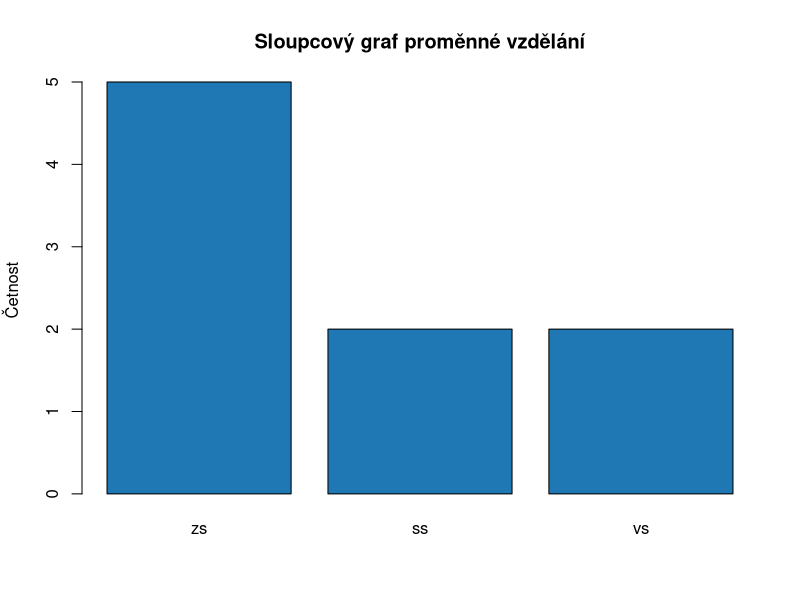
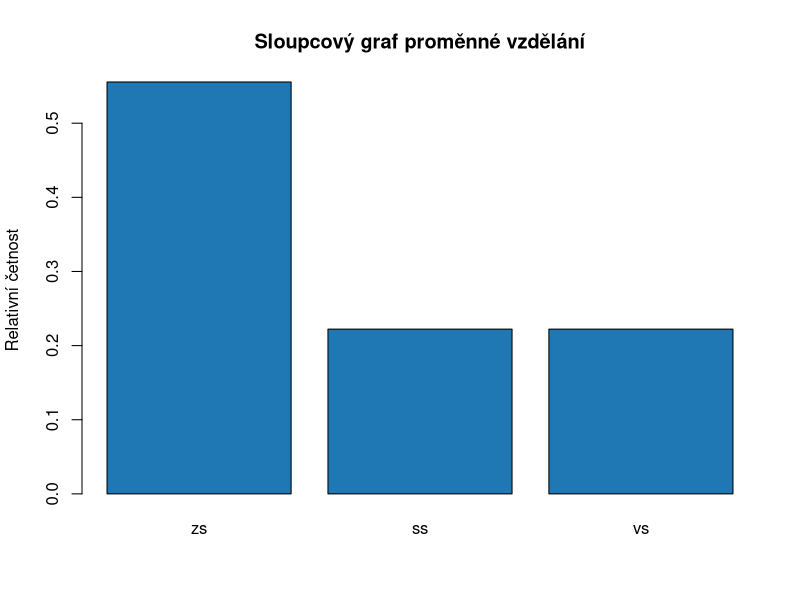
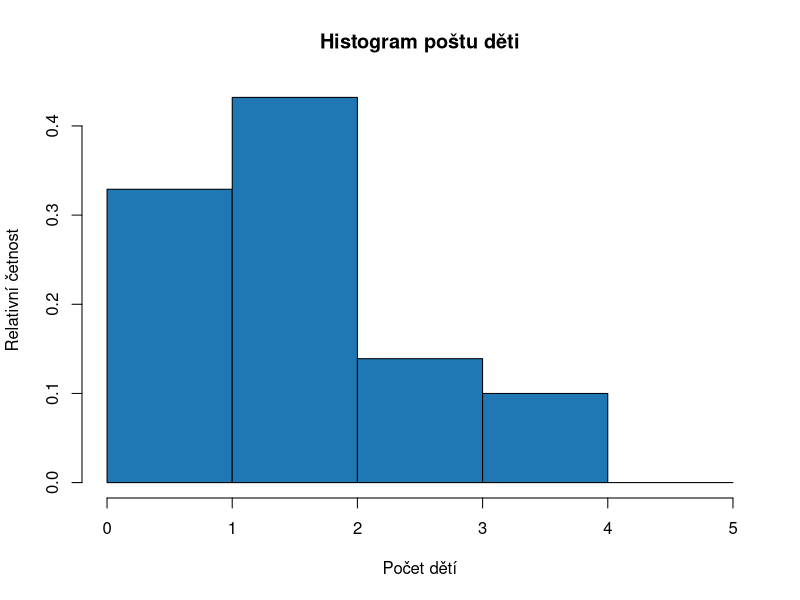
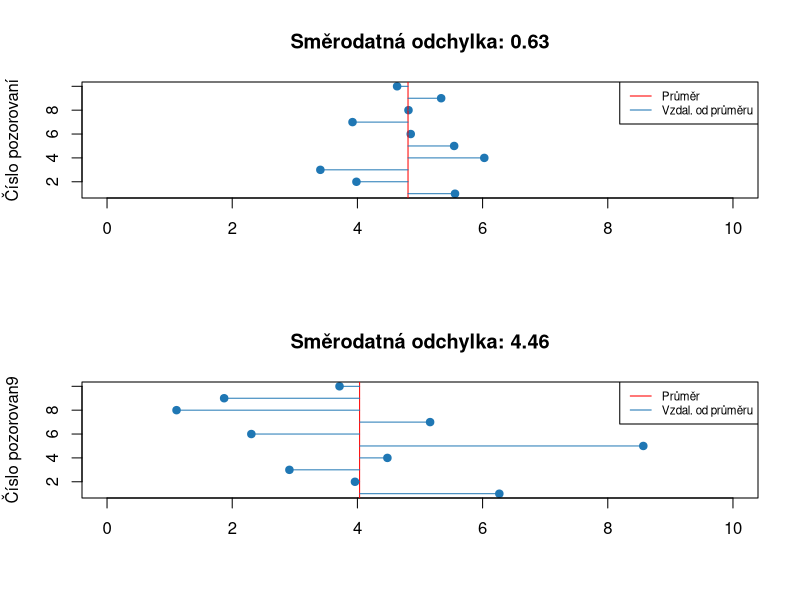

Write R code to recreate these figures, in order.
## ---- chunk 1
barvy <- c("cervena", "stribrna", "zelena", "zluta", "bila")
barvy_aut <- sample(barvy, size = 100, replace = TRUE)
# vytvorime tabulku relativnich cetnosti
tabulka <- table(barvy_aut)
print(tabulka)
# vratime nazev kategorie, ktera se vyskytuje nejcasteji
names(tabulka)[which.max(tabulka)]
## ---- chunk 2
modus <- function(x) {
  t <- table(x)
  return (names(t)[which.max(t)])
}
## ---- chunk 3
vzdelani <- c("zs", "ss", "vs")
vzdelani_vyber <- sample(vzdelani, size = 9, replace = TRUE)

#udelame z character faktor (abychom mohli mit serazene hodnoty)
vzdelani_vyber <- factor(x = vzdelani_vyber, levels = vzdelani)
vzdelani_vyber <- sort(vzdelani_vyber)
print(paste0("Typ promenne, po prevedeni na factor: ", class(vzdelani_vyber)))
print(vzdelani_vyber)

# vypocitame median
n <- 9
indx <- (n + 1) / 2
median_vzdelani <- sort(vzdelani_vyber)[indx]

print(paste0("Medián vzdělání je: ", median_vzdelani))
## ---- chunk 4
print(paste0("Modus proměnné je: ", modus(vzdelani_vyber)))
## ---- chunk 5
#absolutni cetnost
absolutni_cetnost <- table(vzdelani_vyber)
#relativni cetnost
relativni_cetnost <- table(vzdelani_vyber) / length(vzdelani_vyber)
relativni_cetnost
## ---- chunk 6
barplot(table(vzdelani_vyber), 
        main = "Sloupcový graf proměnné vzdělání", 
        ylab = "Četnost",
        col = "#1f77b4")
barplot(table(vzdelani_vyber) / length(vzdelani_vyber), 
        main = "Sloupcový graf proměnné vzdělání", 
        ylab = "Relativní četnost",
        col = "#1f77b4")
## ---- chunk 7
rodiny <- c(2,2,2,2,2,1,1,1,3,3,4,0)
pocet_deti <- sample(rodiny, size = 1000, replace = TRUE)

prumer <- sum(pocet_deti) / length(pocet_deti)
print(paste0("Průměr proměnné počet dětí je :", prumer))
## ---- chunk 8
print(paste0("Průměr pomocí funkce mean :", mean(pocet_deti)))
## ---- chunk 9
print(paste0("Modus proměnné počt dětí je: ", modus(pocet_deti)))
print(paste0("Median proměnné počt dětí je: ", median(pocet_deti)))
## ---- chunk 10
print(table(pocet_deti))
## ---- chunk 11
w <- table(pocet_deti)
# prevedeme hodnoty 0,1,2,3,4 do numericke promenne, 
# abychom mohli nasobit a scitat
x_i <- as.numeric(names(table(pocet_deti)))

vazeny_prumer <- sum(w * x_i) / sum(w)
print(paste0("Vážený průměr je: ", vazeny_prumer))
## ---- chunk 12
hist(pocet_deti, breaks = c(0,1,2,3,4,5), probability = TRUE, 
     xlab = "Počet dětí", 
     ylab = "Relativní četnost",
     main = "Histogram poštu děti",
     col = "#1f77b4")
## ---- chunk 13
vzdalenost_od_prumeru <- (pocet_deti - mean(pocet_deti))^2
rozptyl <- sum(vzdalenost_od_prumeru) / length(pocet_deti)
smerodatna_odchylka <- sqrt(rozptyl)
print(paste0("Rozptyl je:", rozptyl))
print(paste0("Směrodatná odchylka je:", smerodatna_odchylka))
## ---- chunk 14
print(paste0("Rozptyl pomocí funkce var je:", var(pocet_deti)))
print(paste0("Směrodatná odchylka pomoci funkce sd je:", sd(pocet_deti)))
## ---- chunk 15
par(mfrow = c(2,1))
x <- rnorm(10, 5, sd = 1)

prumer <- mean(x)
n <- seq(1, length(x)) 
smerodatna_odchylka <- sum((x - mean(x))^2) / (length(x))

plot(x, n, 
     main = paste0("Směrodatná odchylka: ", round(smerodatna_odchylka, 2)),
     xlim = c(0,10), 
     xlab = "", ylab = "Číslo pozorovaní", 
     pch = 19,
     col = "#1f77b4")
abline(v = prumer, col = "red")
for(i in n) {
	lines(c(prumer, x[i]), c(i,i), col = "#1f77b4")
}
legend("topright", 
        legend = c("Průměr", "Vzdal. od průměru"), 
       col = c("red", "#1f77b4"), 
       lty = c(1,1), cex = 0.7)

x2 <- rnorm(10,5, sd = 2)
prumer <- mean(x2)
n <- seq(1, length(x2)) 
smerodatna_odchylka <- sum((x2 - mean(x2))^2) / (length(x))

plot(x2, n, 
     main = paste0("Směrodatná odchylka: ", round(smerodatna_odchylka, 2)),
     xlim = c(0,10), 
     xlab = "", ylab = "Číslo pozorovan9", 
     pch = 19,
     col = "#1f77b4")
abline(v = prumer, col = "red")
for(i in n) {
	lines(c(prumer, x2[i]), c(i,i), col = "#1f77b4")
}
legend("topright", 
       legend = c("Průměr", "Vzdal. od průměru"), 
       col = c("red", "#1f77b4"), 
       lty = c(1,1), cex = 0.7)
